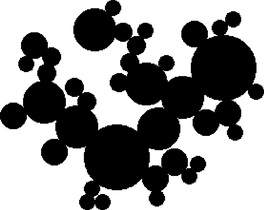
#> input picture fundamentals-of-digital-image-processing/44.jpg, 264 x 210 px
$ jupyter execute lab4_1.ipynb
#> lines starting #> are read from the running program, lines starting #| are printed output that depends on the picture; after the words box and inside, x2 and y2 are one past the last pixel; in counts of white or black regions, pixels touching at a corner belong together
[cell 1]
import cv2 as cv
import numpy as np
import matplotlib.pyplot as plt
import IPython
import scipy

from PIL import Image

[cell 2]
def display_image(img_array, title="", vmin=0, vmax=1):
    plt.imshow(1 - img_array, cmap='gray')
    plt.title(title)
    plt.axis('off')
    plt.clim(1 - vmax, 1 - vmin)
    plt.show()

def display_image255(img_array, title="", vmin=0, vmax=1):
    plt.imshow(255 - img_array, cmap='gray')
    plt.title(title)
    plt.axis('off')
    plt.clim(255 - vmax, 255 - vmin)
    plt.show()

def multiply_struct_elem(B, n):
    R = np.array([[1]], np.uint8)
    for _ in range(n):
        R = cv.dilate(add_border(R, 1), B)
    return R

def opening(X, B):
    return cv.dilate(cv.erode(X, B), B)

def closure(X, B):
    return cv.erode(cv.dilate(X, B), B)

def add_border(matrix, n):
    rows, cols = matrix.shape
    new_matrix = np.zeros((rows + n * 2, cols + n * 2), dtype=matrix.dtype)
    new_matrix[n:rows + n, n:cols + n] = matrix
    return new_matrix

def remove_border(matrix, n):
    rows, cols = matrix.shape
    new_matrix = matrix[n:rows - n, n:cols - n]
    return new_matrix


def PS(X, n, B):
    if n >= 0:
        first = opening(X, multiply_struct_elem(B, n))
        second = opening(X, multiply_struct_elem(B, n + 1))
        return sum(sum(cv.bitwise_and(first, 1 - second)))
    else:
        first = closure(X, multiply_struct_elem(B, -n))
        second = closure(X, multiply_struct_elem(B, -n - 1))
        return sum(sum(cv.bitwise_and(first, 1 - second)))

[cell 3]
filename = '44'
binary_image = cv.imread(f'{filename}.jpg', cv.IMREAD_GRAYSCALE)
#> binary_image is the input picture: shape (210, 264); min 0, max 255, mean 142
binary_image = cv.threshold(binary_image, 232, 255, cv.THRESH_BINARY_INV)[1] / 255
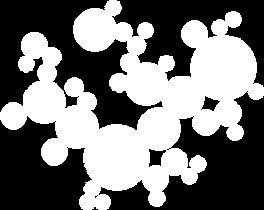
#> binary_image: shape (210, 264) float64; values 0 (black) and 1 (white), 46.3% white; 1 white region, box (x1, y1, x2, y2) and area: (0, 0, 264, 210) 25648
display_image(binary_image, 'elephant')

def resize_grayscale_image(image, scale_factor):
#> called with scale_factor = 4
    image = image.astype(np.uint8)
    smaller_image = cv.resize(image, None, fx=1/scale_factor, fy=1/scale_factor, interpolation=cv.INTER_AREA)
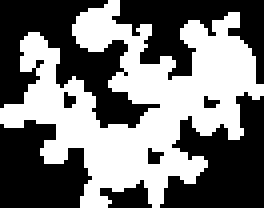
#> smaller_image: shape (52, 66) (shown 4 times larger); values 0 (black) and 1 (white), 46.2% white; 1 white region, box (x1, y1, x2, y2) and area: (0, 0, 66, 52) 1584
    return smaller_image

img_array = binary_image
scaled_image = resize_grayscale_image(img_array, scale_factor=4)
display_image(scaled_image)
binary_image = scaled_image

$ run again, with fundamentals-of-digital-image-processing/elephant.jpg copied over fundamentals-of-digital-image-processing/44.jpg
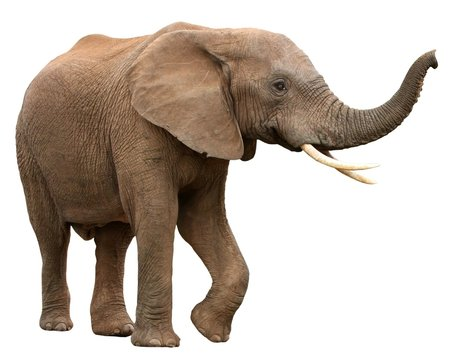
#> input picture fundamentals-of-digital-image-processing/elephant.jpg, 455 x 360 px
#> `binary_image = cv.threshold(binary_image, 232, 255, cv.THRESH_BINARY_I..`:
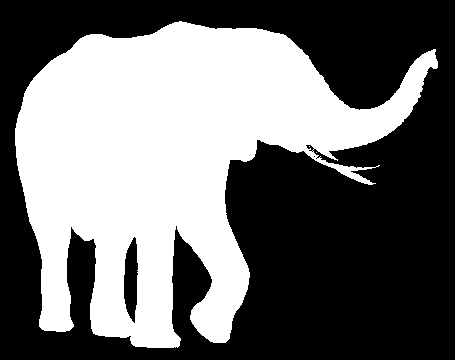
#> binary_image: shape (360, 455) float64; values 0 (black) and 1 (white), 43.3% white; 3 white regions (2 under 20 px), largest, box (x1, y1, x2, y2) and area: (15, 21, 438, 348) 70950
#> in resize_grayscale_image, `smaller_image = cv.resize(image, None, fx=1/scale_factor, fy=1/scale_f..`:
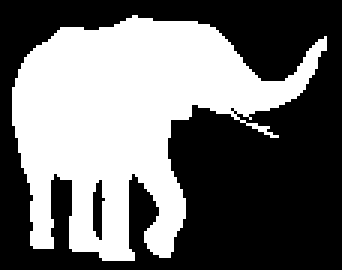
#> smaller_image: shape (90, 114) (shown 3 times larger); values 0 (black) and 1 (white), 42.9% white; 1 white region, box (x1, y1, x2, y2) and area: (4, 5, 109, 87) 4402

$ run again, with fundamentals-of-digital-image-processing/indian_elephant.jpg copied over fundamentals-of-digital-image-processing/44.jpg
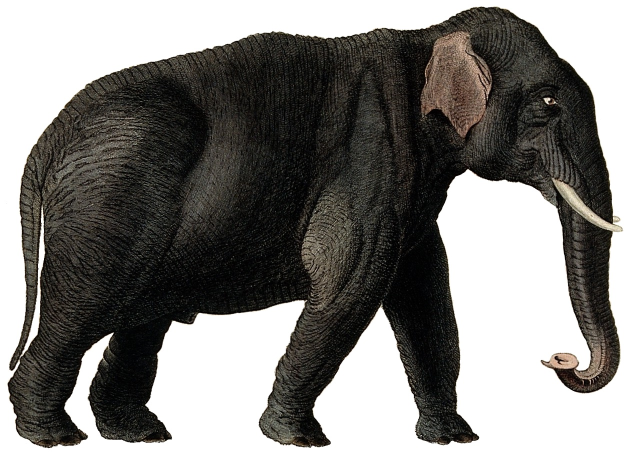
#> input picture fundamentals-of-digital-image-processing/indian_elephant.jpg, 1268 x 924 px (shown at 1/2 size)
#> `binary_image = cv.threshold(binary_image, 232, 255, cv.THRESH_BINARY_I..`:
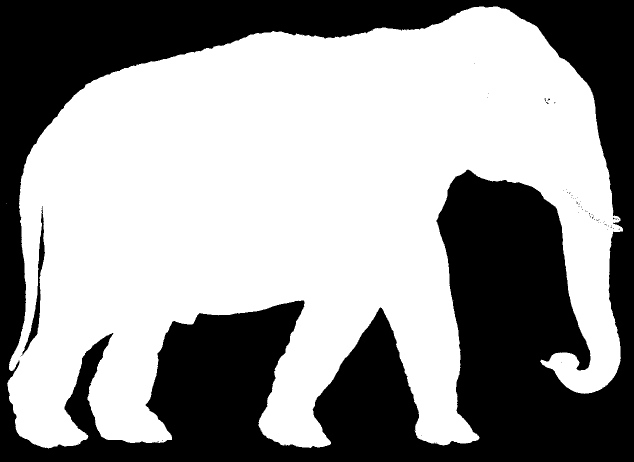
#> binary_image: shape (924, 1268) float64 (shown at 1/2 size); values 0 (black) and 1 (white), 59.3% white; 73 black regions (71 under 20 px), largest, box (x1, y1, x2, y2) and area: (0, 0, 1268, 924) 474846, (41, 412, 90, 713) 2242
#> in resize_grayscale_image, `smaller_image = cv.resize(image, None, fx=1/scale_factor, fy=1/scale_f..`:
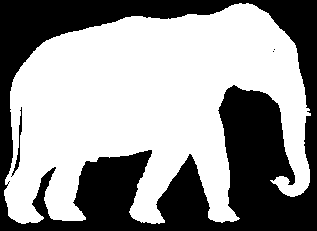
#> smaller_image: shape (231, 317); values 0 (black) and 1 (white), 59.2% white; 4 black regions (2 under 20 px), largest, box (x1, y1, x2, y2) and area: (0, 0, 317, 231) 29738, (11, 107, 22, 177) 145
